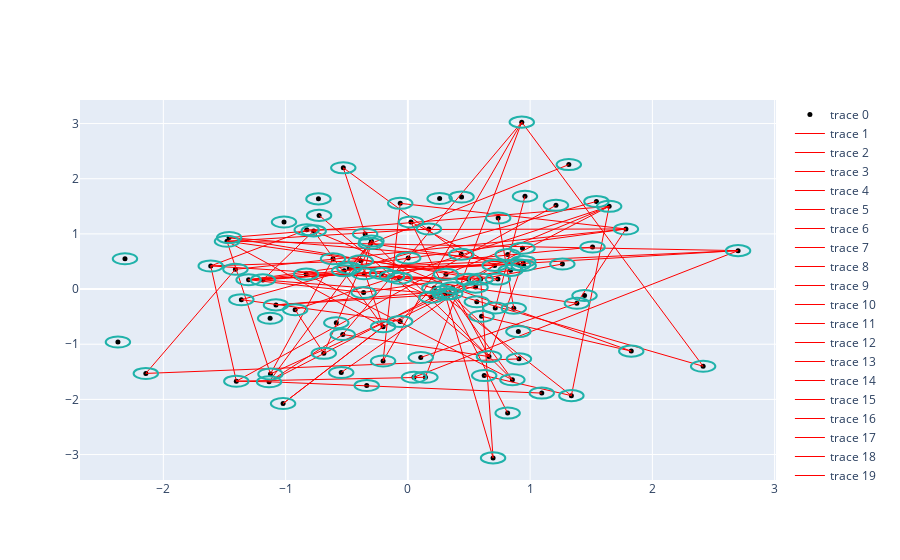

Notebook source saved alongside this figure:
### Code cell
x = torch.randn(100, 8)
edges = torch.randint(0, 100, (2, 100))

fig = go.Figure()

# Plot x
fig.add_trace(go.Scatter(x=x[:,0], y=x[:,1], mode='markers', marker=dict(color='black', size=5)))

# Plot edges
for edge in edges.T:
    fig.add_trace(go.Scatter(x=x[edge,0], y=x[edge,1], mode='lines', line=dict(color='red', width=1)))

# # Plot circles
for point in x:
    fig.add_shape(  # add a circle
        type="circle",
        xref="x", yref="y",
        x0=point[0]-0.1, y0=point[1]-0.1, x1=point[0]+0.1, y1=point[1]+0.1,
        line_color="LightSeaGreen",
    )

fig.show()

### Figure 1 — Plotly figure (JSON) as saved in the notebook; plotly's stock layout.template omitted (floating-point values rounded to 4 significant figures)
{"data": [{"marker": {"color": "black", "size": 5}, "mode": "markers", "type": "scatter", "x": [-1.403, 0.7149, 1.264, -0.6122, 1.095, -0.3495, 1.382, 1.646, 1.542, 1.316, -0.1305, -0.3574, -0.3855, 0.9472, 0.5953, 0.1435, 0.02522, -0.2025, -0.832, 2.701, 0.04996, 0.4957, 0.8662, -0.7314, -1.303, -0.9219, 0.7097, 1.445, 1.827, -0.5326, -0.06759, -2.372, 0.9374, 0.9021, -1.013, -0.5282, 1.511, 0.1918, 0.8161, -1.127, -1.613, -0.3043, 0.2598, -1.124, 0.7386, 1.337, -0.5209, 0.2163, 0.172, -0.3366, -0.2981, 2.415, 0.5639, 0.6243, 0.1054, 0.3049, -1.479, -1.362, 0.5537, 1.784, -1.186, -0.06248, -1.462, -0.4792, -1.021, 0.9038, -0.2027, -1.41, 0.6969, -2.143, 0.9437, 0.8406, -0.7261, -0.77, 0.6633, -1.079, -0.8273, 0.4371, 0.00267, -0.06284, 0.9088, -2.314, 0.9317, 0.4392, -0.362, 0.3117, -0.6874, -1.135, 1.211, 0.958, -0.2115, 0.3639, 0.3461, -0.545, 0.6028, 0.2974, 0.855, -0.5854, 0.7365, 0.817], "y": [-1.67, -0.3432, 0.4541, 0.5495, -1.886, 0.9978, -0.2567, 1.499, 1.589, 2.256, 0.2313, 0.277, 0.5114, 0.4272, 0.1804, -1.599, 1.215, -0.6817, 0.2706, 0.6964, -1.599, 0.1757, -0.349, 1.635, 0.1695, -0.3742, 0.429, -0.1176, -1.125, -0.8243, 0.1976, -0.9601, 0.7399, 0.4419, 1.216, 2.198, 0.7615, -0.148, -2.249, -0.5292, 0.4197, 0.8247, 1.641, -1.539, 1.287, -1.932, 0.3302, 0.01822, 1.09, -1.747, 0.8693, -1.399, -0.2291, -1.569, -1.24, -0.09418, 0.8675, -0.1928, 0.03499, 1.089, 0.1661, 1.553, 0.9333, 0.3795, -2.075, -0.771, -1.304, 0.3582, -3.06, -1.529, 0.5006, 0.3386, 1.335, 1.055, -1.224, -0.287, 1.074, 0.6318, 0.5622, -0.5866, -1.266, 0.5487, 3.026, 1.67, -0.06168, 0.2671, -1.165, -1.681, 1.518, 1.682, 0.284, 0.02381, -0.08437, -1.512, -0.4939, -0.04338, -1.644, -0.6107, 0.181, 0.6244]}, {"line": {"color": "red", "width": 1}, "mode": "lines", "type": "scatter", "x": [0.3049, -1.079], "y": [-0.09418, -0.287]}, {"line": {"color": "red", "width": 1}, "mode": "lines", "type": "scatter", "x": [-0.3043, -0.3574], "y": [0.8247, 0.277]}, {"line": {"color": "red", "width": 1}, "mode": "lines", "type": "scatter", "x": [0.8662, 0.7386], "y": [-0.349, 1.287]}, {"line": {"color": "red", "width": 1}, "mode": "lines", "type": "scatter", "x": [1.646, 0.3117], "y": [1.499, 0.2671]}, {"line": {"color": "red", "width": 1}, "mode": "lines", "type": "scatter", "x": [-0.6874, -0.9219], "y": [-1.165, -0.3742]}, {"line": {"color": "red", "width": 1}, "mode": "lines", "type": "scatter", "x": [0.9021, -0.4792], "y": [0.4419, 0.3795]}, {"line": {"color": "red", "width": 1}, "mode": "lines", "type": "scatter", "x": [-0.2115, 2.415], "y": [0.284, -1.399]}, {"line": {"color": "red", "width": 1}, "mode": "lines", "type": "scatter", "x": [1.646, 1.337], "y": [1.499, -1.932]}, {"line": {"color": "red", "width": 1}, "mode": "lines", "type": "scatter", "x": [-1.403, -1.135], "y": [-1.67, -1.681]}, {"line": {"color": "red", "width": 1}, "mode": "lines", "type": "scatter", "x": [-0.77, -0.2025], "y": [1.055, -0.6817]}, {"line": {"color": "red", "width": 1}, "mode": "lines", "type": "scatter", "x": [0.9437, 0.9437], "y": [0.5006, 0.5006]}, {"line": {"color": "red", "width": 1}, "mode": "lines", "type": "scatter", "x": [1.337, 0.6243], "y": [-1.932, -1.569]}, {"line": {"color": "red", "width": 1}, "mode": "lines", "type": "scatter", "x": [-0.2025, 0.5953], "y": [-0.6817, 0.1804]}, {"line": {"color": "red", "width": 1}, "mode": "lines", "type": "scatter", "x": [-0.4792, -0.2981], "y": [0.3795, 0.8693]}, {"line": {"color": "red", "width": 1}, "mode": "lines", "type": "scatter", "x": [0.6633, 0.9437], "y": [-1.224, 0.5006]}, {"line": {"color": "red", "width": 1}, "mode": "lines", "type": "scatter", "x": [2.701, -1.303], "y": [0.6964, 0.1695]}, {"line": {"color": "red", "width": 1}, "mode": "lines", "type": "scatter", "x": [-1.403, -1.613], "y": [-1.67, 0.4197]}, {"line": {"color": "red", "width": 1}, "mode": "lines", "type": "scatter", "x": [1.211, -1.403], "y": [1.518, -1.67]}, {"line": {"color": "red", "width": 1}, "mode": "lines", "type": "scatter", "x": [0.5953, -0.832], "y": [0.1804, 0.2706]}, {"line": {"color": "red", "width": 1}, "mode": "lines", "type": "scatter", "x": [-0.06759, 0.4957], "y": [0.1976, 0.1757]}, {"line": {"color": "red", "width": 1}, "mode": "lines", "type": "scatter", "x": [0.855, 0.3461], "y": [-1.644, -0.08437]}, {"line": {"color": "red", "width": 1}, "mode": "lines", "type": "scatter", "x": [0.2163, 1.337], "y": [0.01822, -1.932]}, {"line": {"color": "red", "width": 1}, "mode": "lines", "type": "scatter", "x": [0.6633, -0.7261], "y": [-1.224, 1.335]}, {"line": {"color": "red", "width": 1}, "mode": "lines", "type": "scatter", "x": [-0.2025, -1.021], "y": [-0.6817, -2.075]}, {"line": {"color": "red", "width": 1}, "mode": "lines", "type": "scatter", "x": [0.1435, 0.9317], "y": [-1.599, 3.026]}, {"line": {"color": "red", "width": 1}, "mode": "lines", "type": "scatter", "x": [0.172, -1.479], "y": [1.09, 0.8675]}, {"line": {"color": "red", "width": 1}, "mode": "lines", "type": "scatter", "x": [1.542, -1.362], "y": [1.589, -0.1928]}, {"line": {"color": "red", "width": 1}, "mode": "lines", "type": "scatter", "x": [0.9317, -0.2027], "y": [3.026, -1.304]}, {"line": {"color": "red", "width": 1}, "mode": "lines", "type": "scatter", "x": [1.646, -1.462], "y": [1.499, 0.9333]}, {"line": {"color": "red", "width": 1}, "mode": "lines", "type": "scatter", "x": [-0.06248, 1.784], "y": [1.553, 1.089]}, {"line": {"color": "red", "width": 1}, "mode": "lines", "type": "scatter", "x": [-0.5326, 0.9317], "y": [-0.8243, 3.026]}, {"line": {"color": "red", "width": 1}, "mode": "lines", "type": "scatter", "x": [0.9317, 2.415], "y": [3.026, -1.399]}, {"line": {"color": "red", "width": 1}, "mode": "lines", "type": "scatter", "x": [-1.303, 1.784], "y": [0.1695, 1.089]}, {"line": {"color": "red", "width": 1}, "mode": "lines", "type": "scatter", "x": [0.9021, -0.3043], "y": [0.4419, 0.8247]}, {"line": {"color": "red", "width": 1}, "mode": "lines", "type": "scatter", "x": [-1.303, 1.511], "y": [0.1695, 0.7615]}, {"line": {"color": "red", "width": 1}, "mode": "lines", "type": "scatter", "x": [0.9088, -2.143], "y": [-1.266, -1.529]}, {"line": {"color": "red", "width": 1}, "mode": "lines", "type": "scatter", "x": [1.316, -0.3043], "y": [2.256, 0.8247]}, {"line": {"color": "red", "width": 1}, "mode": "lines", "type": "scatter", "x": [-0.06284, 0.3117], "y": [-0.5866, 0.2671]}, {"line": {"color": "red", "width": 1}, "mode": "lines", "type": "scatter", "x": [-0.8273, 1.784], "y": [1.074, 1.089]}, {"line": {"color": "red", "width": 1}, "mode": "lines", "type": "scatter", "x": [0.8406, -0.362], "y": [0.3386, -0.06168]}, {"line": {"color": "red", "width": 1}, "mode": "lines", "type": "scatter", "x": [-0.06284, -1.362], "y": [-0.5866, -0.1928]}, {"line": {"color": "red", "width": 1}, "mode": "lines", "type": "scatter", "x": [0.7097, -0.4792], "y": [0.429, 0.3795]}, {"line": {"color": "red", "width": 1}, "mode": "lines", "type": "scatter", "x": [-1.135, 1.095], "y": [-1.681, -1.886]}, {"line": {"color": "red", "width": 1}, "mode": "lines", "type": "scatter", "x": [0.6633, -0.5326], "y": [-1.224, -0.8243]}, {"line": {"color": "red", "width": 1}, "mode": "lines", "type": "scatter", "x": [1.827, 0.6028], "y": [-1.125, -0.4939]}, {"line": {"color": "red", "width": 1}, "mode": "lines", "type": "scatter", "x": [-1.479, -0.2025], "y": [0.8675, -0.6817]}, {"line": {"color": "red", "width": 1}, "mode": "lines", "type": "scatter", "x": [0.1918, 0.5953], "y": [-0.148, 0.1804]}, {"line": {"color": "red", "width": 1}, "mode": "lines", "type": "scatter", "x": [0.855, -0.3495], "y": [-1.644, 0.9978]}, {"line": {"color": "red", "width": 1}, "mode": "lines", "type": "scatter", "x": [-0.545, 0.7097], "y": [-1.512, 0.429]}, {"line": {"color": "red", "width": 1}, "mode": "lines", "type": "scatter", "x": [0.02522, 0.7097], "y": [1.215, 0.429]}, {"line": {"color": "red", "width": 1}, "mode": "lines", "type": "scatter", "x": [-1.079, 0.2974], "y": [-0.287, -0.04338]}, {"line": {"color": "red", "width": 1}, "mode": "lines", "type": "scatter", "x": [-0.2981, -0.3043], "y": [0.8693, 0.8247]}, {"line": {"color": "red", "width": 1}, "mode": "lines", "type": "scatter", "x": [-0.832, 0.855], "y": [0.2706, -1.644]}, {"line": {"color": "red", "width": 1}, "mode": "lines", "type": "scatter", "x": [0.7365, -1.479], "y": [0.181, 0.8675]}, {"line": {"color": "red", "width": 1}, "mode": "lines", "type": "scatter", "x": [-1.186, -0.77], "y": [0.1661, 1.055]}, {"line": {"color": "red", "width": 1}, "mode": "lines", "type": "scatter", "x": [0.8161, 0.02522], "y": [-2.249, 1.215]}, {"line": {"color": "red", "width": 1}, "mode": "lines", "type": "scatter", "x": [-0.4792, 2.701], "y": [0.3795, 0.6964]}, {"line": {"color": "red", "width": 1}, "mode": "lines", "type": "scatter", "x": [-0.5282, 0.4371], "y": [2.198, 0.6318]}, {"line": {"color": "red", "width": 1}, "mode": "lines", "type": "scatter", "x": [2.701, -1.479], "y": [0.6964, 0.8675]}, {"line": {"color": "red", "width": 1}, "mode": "lines", "type": "scatter", "x": [-1.186, 0.9437], "y": [0.1661, 0.5006]}, {"line": {"color": "red", "width": 1}, "mode": "lines", "type": "scatter", "x": [0.1435, -1.403], "y": [-1.599, -1.67]}, {"line": {"color": "red", "width": 1}, "mode": "lines", "type": "scatter", "x": [-0.3574, -0.2115], "y": [0.277, 0.284]}, {"line": {"color": "red", "width": 1}, "mode": "lines", "type": "scatter", "x": [0.7149, 0.958], "y": [-0.3432, 1.682]}, {"line": {"color": "red", "width": 1}, "mode": "lines", "type": "scatter", "x": [-0.5326, -1.135], "y": [-0.8243, -1.681]}, {"line": {"color": "red", "width": 1}, "mode": "lines", "type": "scatter", "x": [-1.124, 0.3049], "y": [-1.539, -0.09418]}, {"line": {"color": "red", "width": 1}, "mode": "lines", "type": "scatter", "x": [-0.3495, -0.5282], "y": [0.9978, 2.198]}, {"line": {"color": "red", "width": 1}, "mode": "lines", "type": "scatter", "x": [-0.1305, 1.382], "y": [0.2313, -0.2567]}, {"line": {"color": "red", "width": 1}, "mode": "lines", "type": "scatter", "x": [0.3639, 1.827], "y": [0.02381, -1.125]}, {"line": {"color": "red", "width": 1}, "mode": "lines", "type": "scatter", "x": [0.1918, -0.2115], "y": [-0.148, 0.284]}, {"line": {"color": "red", "width": 1}, "mode": "lines", "type": "scatter", "x": [-0.3574, -1.303], "y": [0.277, 0.1695]}, {"line": {"color": "red", "width": 1}, "mode": "lines", "type": "scatter", "x": [0.4957, -0.1305], "y": [0.1757, 0.2313]}, {"line": {"color": "red", "width": 1}, "mode": "lines", "type": "scatter", "x": [0.5953, 0.6969], "y": [0.1804, -3.06]}, {"line": {"color": "red", "width": 1}, "mode": "lines", "type": "scatter", "x": [-0.2025, -1.021], "y": [-0.6817, -2.075]}, {"line": {"color": "red", "width": 1}, "mode": "lines", "type": "scatter", "x": [-1.462, 0.5953], "y": [0.9333, 0.1804]}, {"line": {"color": "red", "width": 1}, "mode": "lines", "type": "scatter", "x": [-1.186, 0.3049], "y": [0.1661, -0.09418]}, {"line": {"color": "red", "width": 1}, "mode": "lines", "type": "scatter", "x": [-0.4792, -0.3043], "y": [0.3795, 0.8247]}, {"line": {"color": "red", "width": 1}, "mode": "lines", "type": "scatter", "x": [-0.2025, -0.3855], "y": [-0.6817, 0.5114]}, {"line": {"color": "red", "width": 1}, "mode": "lines", "type": "scatter", "x": [-0.3043, -0.6874], "y": [0.8247, -1.165]}, {"line": {"color": "red", "width": 1}, "mode": "lines", "type": "scatter", "x": [0.9088, 0.3461], "y": [-1.266, -0.08437]}, {"line": {"color": "red", "width": 1}, "mode": "lines", "type": "scatter", "x": [0.04996, 2.701], "y": [-1.599, 0.6964]}, {"line": {"color": "red", "width": 1}, "mode": "lines", "type": "scatter", "x": [-1.303, -0.362], "y": [0.1695, -0.06168]}, {"line": {"color": "red", "width": 1}, "mode": "lines", "type": "scatter", "x": [0.9437, -1.462], "y": [0.5006, 0.9333]}, {"line": {"color": "red", "width": 1}, "mode": "lines", "type": "scatter", "x": [-1.613, -0.8273], "y": [0.4197, 1.074]}, {"line": {"color": "red", "width": 1}, "mode": "lines", "type": "scatter", "x": [0.6633, 0.3639], "y": [-1.224, 0.02381]}, {"line": {"color": "red", "width": 1}, "mode": "lines", "type": "scatter", "x": [-1.135, 1.646], "y": [-1.681, 1.499]}, {"line": {"color": "red", "width": 1}, "mode": "lines", "type": "scatter", "x": [-0.9219, 1.646], "y": [-0.3742, 1.499]}, {"line": {"color": "red", "width": 1}, "mode": "lines", "type": "scatter", "x": [-1.613, -0.06759], "y": [0.4197, 0.1976]}, {"line": {"color": "red", "width": 1}, "mode": "lines", "type": "scatter", "x": [-0.06248, -0.2027], "y": [1.553, -1.304]}, {"line": {"color": "red", "width": 1}, "mode": "lines", "type": "scatter", "x": [-1.613, -0.3855], "y": [0.4197, 0.5114]}, {"line": {"color": "red", "width": 1}, "mode": "lines", "type": "scatter", "x": [0.5953, 1.264], "y": [0.1804, 0.4541]}, {"line": {"color": "red", "width": 1}, "mode": "lines", "type": "scatter", "x": [-0.3043, -1.135], "y": [0.8247, -1.681]}, {"line": {"color": "red", "width": 1}, "mode": "lines", "type": "scatter", "x": [-1.41, -2.143], "y": [0.3582, -1.529]}, {"line": {"color": "red", "width": 1}, "mode": "lines", "type": "scatter", "x": [1.382, 0.1054], "y": [-0.2567, -1.24]}, {"line": {"color": "red", "width": 1}, "mode": "lines", "type": "scatter", "x": [1.784, -1.41], "y": [1.089, 0.3582]}, {"line": {"color": "red", "width": 1}, "mode": "lines", "type": "scatter", "x": [-1.479, -1.124], "y": [0.8675, -1.539]}, {"line": {"color": "red", "width": 1}, "mode": "lines", "type": "scatter", "x": [-0.77, 0.3639], "y": [1.055, 0.02381]}, {"line": {"color": "red", "width": 1}, "mode": "lines", "type": "scatter", "x": [1.382, 1.784], "y": [-0.2567, 1.089]}, {"line": {"color": "red", "width": 1}, "mode": "lines", "type": "scatter", "x": [0.7365, 0.3461], "y": [0.181, -0.08437]}, {"line": {"color": "red", "width": 1}, "mode": "lines", "type": "scatter", "x": [-1.124, -0.6122], "y": [-1.539, 0.5495]}, {"line": {"color": "red", "width": 1}, "mode": "lines", "type": "scatter", "x": [0.3049, 0.6969], "y": [-0.09418, -3.06]}], "layout": {"shapes": [{"line": {"color": "LightSeaGreen"}, "type": "circle", "x0": -1.503, "x1": -1.303, "xref": "x", "y0": -1.77, "y1": -1.57, "yref": "y"}, {"line": {"color": "LightSeaGreen"}, "type": "circle", "x0": 0.6149, "x1": 0.8149, "xref": "x", "y0": -0.4432, "y1": -0.2432, "yref": "y"}, {"line": {"color": "LightSeaGreen"}, "type": "circle", "x0": 1.164, "x1": 1.364, "xref": "x", "y0": 0.3541, "y1": 0.5541, "yref": "y"}, {"line": {"color": "LightSeaGreen"}, "type": "circle", "x0": -0.7122, "x1": -0.5122, "xref": "x", "y0": 0.4495, "y1": 0.6495, "yref": "y"}, {"line": {"color": "LightSeaGreen"}, "type": "circle", "x0": 0.9953, "x1": 1.195, "xref": "x", "y0": -1.986, "y1": -1.786, "yref": "y"}, {"line": {"color": "LightSeaGreen"}, "type": "circle", "x0": -0.4495, "x1": -0.2495, "xref": "x", "y0": 0.8978, "y1": 1.098, "yref": "y"}, {"line": {"color": "LightSeaGreen"}, "type": "circle", "x0": 1.282, "x1": 1.482, "xref": "x", "y0": -0.3567, "y1": -0.1567, "yref": "y"}, {"line": {"color": "LightSeaGreen"}, "type": "circle", "x0": 1.546, "x1": 1.746, "xref": "x", "y0": 1.399, "y1": 1.599, "yref": "y"}, {"line": {"color": "LightSeaGreen"}, "type": "circle", "x0": 1.442, "x1": 1.642, "xref": "x", "y0": 1.489, "y1": 1.689, "yref": "y"}, {"line": {"color": "LightSeaGreen"}, "type": "circle", "x0": 1.216, "x1": 1.416, "xref": "x", "y0": 2.156, "y1": 2.356, "yref": "y"}, {"line": {"color": "LightSeaGreen"}, "type": "circle", "x0": -0.2305, "x1": -0.03053, "xref": "x", "y0": 0.1313, "y1": 0.3313, "yref": "y"}, {"line": {"color": "LightSeaGreen"}, "type": "circle", "x0": -0.4574, "x1": -0.2574, "xref": "x", "y0": 0.177, "y1": 0.377, "yref": "y"}, {"line": {"color": "LightSeaGreen"}, "type": "circle", "x0": -0.4855, "x1": -0.2855, "xref": "x", "y0": 0.4114, "y1": 0.6114, "yref": "y"}, {"line": {"color": "LightSeaGreen"}, "type": "circle", "x0": 0.8472, "x1": 1.047, "xref": "x", "y0": 0.3272, "y1": 0.5272, "yref": "y"}, {"line": {"color": "LightSeaGreen"}, "type": "circle", "x0": 0.4953, "x1": 0.6953, "xref": "x", "y0": 0.0804, "y1": 0.2804, "yref": "y"}, {"line": {"color": "LightSeaGreen"}, "type": "circle", "x0": 0.04348, "x1": 0.2435, "xref": "x", "y0": -1.699, "y1": -1.499, "yref": "y"}, {"line": {"color": "LightSeaGreen"}, "type": "circle", "x0": -0.07478, "x1": 0.1252, "xref": "x", "y0": 1.115, "y1": 1.315, "yref": "y"}, {"line": {"color": "LightSeaGreen"}, "type": "circle", "x0": -0.3025, "x1": -0.1025, "xref": "x", "y0": -0.7817, "y1": -0.5817, "yref": "y"}, {"line": {"color": "LightSeaGreen"}, "type": "circle", "x0": -0.932, "x1": -0.732, "xref": "x", "y0": 0.1706, "y1": 0.3706, "yref": "y"}, {"line": {"color": "LightSeaGreen"}, "type": "circle", "x0": 2.601, "x1": 2.801, "xref": "x", "y0": 0.5964, "y1": 0.7964, "yref": "y"}, {"line": {"color": "LightSeaGreen"}, "type": "circle", "x0": -0.05004, "x1": 0.15, "xref": "x", "y0": -1.699, "y1": -1.499, "yref": "y"}, {"line": {"color": "LightSeaGreen"}, "type": "circle", "x0": 0.3957, "x1": 0.5957, "xref": "x", "y0": 0.07573, "y1": 0.2757, "yref": "y"}, {"line": {"color": "LightSeaGreen"}, "type": "circle", "x0": 0.7662, "x1": 0.9662, "xref": "x", "y0": -0.449, "y1": -0.249, "yref": "y"}, {"line": {"color": "LightSeaGreen"}, "type": "circle", "x0": -0.8314, "x1": -0.6314, "xref": "x", "y0": 1.535, "y1": 1.735, "yref": "y"}, {"line": {"color": "LightSeaGreen"}, "type": "circle", "x0": -1.403, "x1": -1.203, "xref": "x", "y0": 0.06953, "y1": 0.2695, "yref": "y"}, {"line": {"color": "LightSeaGreen"}, "type": "circle", "x0": -1.022, "x1": -0.8219, "xref": "x", "y0": -0.4742, "y1": -0.2742, "yref": "y"}, {"line": {"color": "LightSeaGreen"}, "type": "circle", "x0": 0.6097, "x1": 0.8097, "xref": "x", "y0": 0.329, "y1": 0.529, "yref": "y"}, {"line": {"color": "LightSeaGreen"}, "type": "circle", "x0": 1.345, "x1": 1.545, "xref": "x", "y0": -0.2176, "y1": -0.01763, "yref": "y"}, {"line": {"color": "LightSeaGreen"}, "type": "circle", "x0": 1.727, "x1": 1.927, "xref": "x", "y0": -1.225, "y1": -1.025, "yref": "y"}, {"line": {"color": "LightSeaGreen"}, "type": "circle", "x0": -0.6326, "x1": -0.4326, "xref": "x", "y0": -0.9243, "y1": -0.7243, "yref": "y"}, {"line": {"color": "LightSeaGreen"}, "type": "circle", "x0": -0.1676, "x1": 0.03241, "xref": "x", "y0": 0.09762, "y1": 0.2976, "yref": "y"}, {"line": {"color": "LightSeaGreen"}, "type": "circle", "x0": -2.472, "x1": -2.272, "xref": "x", "y0": -1.06, "y1": -0.8601, "yref": "y"}, {"line": {"color": "LightSeaGreen"}, "type": "circle", "x0": 0.8374, "x1": 1.037, "xref": "x", "y0": 0.6399, "y1": 0.8399, "yref": "y"}, {"line": {"color": "LightSeaGreen"}, "type": "circle", "x0": 0.8021, "x1": 1.002, "xref": "x", "y0": 0.3419, "y1": 0.5419, "yref": "y"}, {"line": {"color": "LightSeaGreen"}, "type": "circle", "x0": -1.113, "x1": -0.9131, "xref": "x", "y0": 1.116, "y1": 1.316, "yref": "y"}, {"line": {"color": "LightSeaGreen"}, "type": "circle", "x0": -0.6282, "x1": -0.4282, "xref": "x", "y0": 2.098, "y1": 2.298, "yref": "y"}, {"line": {"color": "LightSeaGreen"}, "type": "circle", "x0": 1.411, "x1": 1.611, "xref": "x", "y0": 0.6615, "y1": 0.8615, "yref": "y"}, {"line": {"color": "LightSeaGreen"}, "type": "circle", "x0": 0.09184, "x1": 0.2918, "xref": "x", "y0": -0.248, "y1": -0.04801, "yref": "y"}, {"line": {"color": "LightSeaGreen"}, "type": "circle", "x0": 0.7161, "x1": 0.9161, "xref": "x", "y0": -2.349, "y1": -2.149, "yref": "y"}, {"line": {"color": "LightSeaGreen"}, "type": "circle", "x0": -1.227, "x1": -1.027, "xref": "x", "y0": -0.6292, "y1": -0.4292, "yref": "y"}, {"line": {"color": "LightSeaGreen"}, "type": "circle", "x0": -1.713, "x1": -1.513, "xref": "x", "y0": 0.3197, "y1": 0.5197, "yref": "y"}, {"line": {"color": "LightSeaGreen"}, "type": "circle", "x0": -0.4043, "x1": -0.2043, "xref": "x", "y0": 0.7247, "y1": 0.9247, "yref": "y"}, {"line": {"color": "LightSeaGreen"}, "type": "circle", "x0": 0.1598, "x1": 0.3598, "xref": "x", "y0": 1.541, "y1": 1.741, "yref": "y"}, {"line": {"color": "LightSeaGreen"}, "type": "circle", "x0": -1.224, "x1": -1.024, "xref": "x", "y0": -1.639, "y1": -1.439, "yref": "y"}, {"line": {"color": "LightSeaGreen"}, "type": "circle", "x0": 0.6386, "x1": 0.8386, "xref": "x", "y0": 1.187, "y1": 1.387, "yref": "y"}, {"line": {"color": "LightSeaGreen"}, "type": "circle", "x0": 1.237, "x1": 1.437, "xref": "x", "y0": -2.032, "y1": -1.832, "yref": "y"}, {"line": {"color": "LightSeaGreen"}, "type": "circle", "x0": -0.6209, "x1": -0.4209, "xref": "x", "y0": 0.2302, "y1": 0.4302, "yref": "y"}, {"line": {"color": "LightSeaGreen"}, "type": "circle", "x0": 0.1163, "x1": 0.3163, "xref": "x", "y0": -0.08178, "y1": 0.1182, "yref": "y"}, {"line": {"color": "LightSeaGreen"}, "type": "circle", "x0": 0.07196, "x1": 0.272, "xref": "x", "y0": 0.9899, "y1": 1.19, "yref": "y"}, {"line": {"color": "LightSeaGreen"}, "type": "circle", "x0": -0.4366, "x1": -0.2366, "xref": "x", "y0": -1.847, "y1": -1.647, "yref": "y"}, {"line": {"color": "LightSeaGreen"}, "type": "circle", "x0": -0.3981, "x1": -0.1981, "xref": "x", "y0": 0.7693, "y1": 0.9693, "yref": "y"}, {"line": {"color": "LightSeaGreen"}, "type": "circle", "x0": 2.315, "x1": 2.515, "xref": "x", "y0": -1.499, "y1": -1.299, "yref": "y"}, {"line": {"color": "LightSeaGreen"}, "type": "circle", "x0": 0.4639, "x1": 0.6639, "xref": "x", "y0": -0.3291, "y1": -0.1291, "yref": "y"}, {"line": {"color": "LightSeaGreen"}, "type": "circle", "x0": 0.5243, "x1": 0.7243, "xref": "x", "y0": -1.669, "y1": -1.469, "yref": "y"}, {"line": {"color": "LightSeaGreen"}, "type": "circle", "x0": 0.005399, "x1": 0.2054, "xref": "x", "y0": -1.34, "y1": -1.14, "yref": "y"}, {"line": {"color": "LightSeaGreen"}, "type": "circle", "x0": 0.2049, "x1": 0.4049, "xref": "x", "y0": -0.1942, "y1": 0.005822, "yref": "y"}, {"line": {"color": "LightSeaGreen"}, "type": "circle", "x0": -1.579, "x1": -1.379, "xref": "x", "y0": 0.7675, "y1": 0.9675, "yref": "y"}, {"line": {"color": "LightSeaGreen"}, "type": "circle", "x0": -1.462, "x1": -1.262, "xref": "x", "y0": -0.2928, "y1": -0.09277, "yref": "y"}, {"line": {"color": "LightSeaGreen"}, "type": "circle", "x0": 0.4537, "x1": 0.6537, "xref": "x", "y0": -0.06501, "y1": 0.135, "yref": "y"}, {"line": {"color": "LightSeaGreen"}, "type": "circle", "x0": 1.684, "x1": 1.884, "xref": "x", "y0": 0.9892, "y1": 1.189, "yref": "y"}, {"line": {"color": "LightSeaGreen"}, "type": "circle", "x0": -1.286, "x1": -1.086, "xref": "x", "y0": 0.0661, "y1": 0.2661, "yref": "y"}, {"line": {"color": "LightSeaGreen"}, "type": "circle", "x0": -0.1625, "x1": 0.03752, "xref": "x", "y0": 1.453, "y1": 1.653, "yref": "y"}, {"line": {"color": "LightSeaGreen"}, "type": "circle", "x0": -1.562, "x1": -1.362, "xref": "x", "y0": 0.8333, "y1": 1.033, "yref": "y"}, {"line": {"color": "LightSeaGreen"}, "type": "circle", "x0": -0.5792, "x1": -0.3792, "xref": "x", "y0": 0.2795, "y1": 0.4795, "yref": "y"}, {"line": {"color": "LightSeaGreen"}, "type": "circle", "x0": -1.121, "x1": -0.9206, "xref": "x", "y0": -2.175, "y1": -1.975, "yref": "y"}, {"line": {"color": "LightSeaGreen"}, "type": "circle", "x0": 0.8038, "x1": 1.004, "xref": "x", "y0": -0.871, "y1": -0.671, "yref": "y"}, {"line": {"color": "LightSeaGreen"}, "type": "circle", "x0": -0.3027, "x1": -0.1027, "xref": "x", "y0": -1.404, "y1": -1.204, "yref": "y"}, {"line": {"color": "LightSeaGreen"}, "type": "circle", "x0": -1.51, "x1": -1.31, "xref": "x", "y0": 0.2582, "y1": 0.4582, "yref": "y"}, {"line": {"color": "LightSeaGreen"}, "type": "circle", "x0": 0.5969, "x1": 0.7969, "xref": "x", "y0": -3.16, "y1": -2.96, "yref": "y"}, {"line": {"color": "LightSeaGreen"}, "type": "circle", "x0": -2.243, "x1": -2.043, "xref": "x", "y0": -1.629, "y1": -1.429, "yref": "y"}, {"line": {"color": "LightSeaGreen"}, "type": "circle", "x0": 0.8437, "x1": 1.044, "xref": "x", "y0": 0.4006, "y1": 0.6006, "yref": "y"}, {"line": {"color": "LightSeaGreen"}, "type": "circle", "x0": 0.7406, "x1": 0.9406, "xref": "x", "y0": 0.2386, "y1": 0.4386, "yref": "y"}, {"line": {"color": "LightSeaGreen"}, "type": "circle", "x0": -0.8261, "x1": -0.6261, "xref": "x", "y0": 1.235, "y1": 1.435, "yref": "y"}, {"line": {"color": "LightSeaGreen"}, "type": "circle", "x0": -0.87, "x1": -0.67, "xref": "x", "y0": 0.9545, "y1": 1.155, "yref": "y"}, {"line": {"color": "LightSeaGreen"}, "type": "circle", "x0": 0.5633, "x1": 0.7633, "xref": "x", "y0": -1.324, "y1": -1.124, "yref": "y"}, {"line": {"color": "LightSeaGreen"}, "type": "circle", "x0": -1.179, "x1": -0.9787, "xref": "x", "y0": -0.387, "y1": -0.187, "yref": "y"}, {"line": {"color": "LightSeaGreen"}, "type": "circle", "x0": -0.9273, "x1": -0.7273, "xref": "x", "y0": 0.9741, "y1": 1.174, "yref": "y"}, {"line": {"color": "LightSeaGreen"}, "type": "circle", "x0": 0.3371, "x1": 0.5371, "xref": "x", "y0": 0.5318, "y1": 0.7318, "yref": "y"}, {"line": {"color": "LightSeaGreen"}, "type": "circle", "x0": -0.09733, "x1": 0.1027, "xref": "x", "y0": 0.4622, "y1": 0.6622, "yref": "y"}, {"line": {"color": "LightSeaGreen"}, "type": "circle", "x0": -0.1628, "x1": 0.03716, "xref": "x", "y0": -0.6866, "y1": -0.4866, "yref": "y"}, {"line": {"color": "LightSeaGreen"}, "type": "circle", "x0": 0.8088, "x1": 1.009, "xref": "x", "y0": -1.366, "y1": -1.166, "yref": "y"}, {"line": {"color": "LightSeaGreen"}, "type": "circle", "x0": -2.414, "x1": -2.214, "xref": "x", "y0": 0.4487, "y1": 0.6487, "yref": "y"}, {"line": {"color": "LightSeaGreen"}, "type": "circle", "x0": 0.8317, "x1": 1.032, "xref": "x", "y0": 2.926, "y1": 3.126, "yref": "y"}, {"line": {"color": "LightSeaGreen"}, "type": "circle", "x0": 0.3392, "x1": 0.5392, "xref": "x", "y0": 1.57, "y1": 1.77, "yref": "y"}, {"line": {"color": "LightSeaGreen"}, "type": "circle", "x0": -0.462, "x1": -0.262, "xref": "x", "y0": -0.1617, "y1": 0.03832, "yref": "y"}, {"line": {"color": "LightSeaGreen"}, "type": "circle", "x0": 0.2117, "x1": 0.4117, "xref": "x", "y0": 0.1671, "y1": 0.3671, "yref": "y"}, {"line": {"color": "LightSeaGreen"}, "type": "circle", "x0": -0.7874, "x1": -0.5874, "xref": "x", "y0": -1.265, "y1": -1.065, "yref": "y"}, {"line": {"color": "LightSeaGreen"}, "type": "circle", "x0": -1.235, "x1": -1.035, "xref": "x", "y0": -1.781, "y1": -1.581, "yref": "y"}, {"line": {"color": "LightSeaGreen"}, "type": "circle", "x0": 1.111, "x1": 1.311, "xref": "x", "y0": 1.418, "y1": 1.618, "yref": "y"}, {"line": {"color": "LightSeaGreen"}, "type": "circle", "x0": 0.858, "x1": 1.058, "xref": "x", "y0": 1.582, "y1": 1.782, "yref": "y"}, {"line": {"color": "LightSeaGreen"}, "type": "circle", "x0": -0.3115, "x1": -0.1115, "xref": "x", "y0": 0.184, "y1": 0.384, "yref": "y"}, {"line": {"color": "LightSeaGreen"}, "type": "circle", "x0": 0.2639, "x1": 0.4639, "xref": "x", "y0": -0.07619, "y1": 0.1238, "yref": "y"}, {"line": {"color": "LightSeaGreen"}, "type": "circle", "x0": 0.2461, "x1": 0.4461, "xref": "x", "y0": -0.1844, "y1": 0.01563, "yref": "y"}, {"line": {"color": "LightSeaGreen"}, "type": "circle", "x0": -0.645, "x1": -0.445, "xref": "x", "y0": -1.612, "y1": -1.412, "yref": "y"}, {"line": {"color": "LightSeaGreen"}, "type": "circle", "x0": 0.5028, "x1": 0.7028, "xref": "x", "y0": -0.5939, "y1": -0.3939, "yref": "y"}, {"line": {"color": "LightSeaGreen"}, "type": "circle", "x0": 0.1974, "x1": 0.3974, "xref": "x", "y0": -0.1434, "y1": 0.05662, "yref": "y"}, {"line": {"color": "LightSeaGreen"}, "type": "circle", "x0": 0.755, "x1": 0.955, "xref": "x", "y0": -1.744, "y1": -1.544, "yref": "y"}, {"line": {"color": "LightSeaGreen"}, "type": "circle", "x0": -0.6854, "x1": -0.4854, "xref": "x", "y0": -0.7107, "y1": -0.5107, "yref": "y"}, {"line": {"color": "LightSeaGreen"}, "type": "circle", "x0": 0.6365, "x1": 0.8365, "xref": "x", "y0": 0.08097, "y1": 0.281, "yref": "y"}, {"line": {"color": "LightSeaGreen"}, "type": "circle", "x0": 0.717, "x1": 0.917, "xref": "x", "y0": 0.5244, "y1": 0.7244, "yref": "y"}]}}
